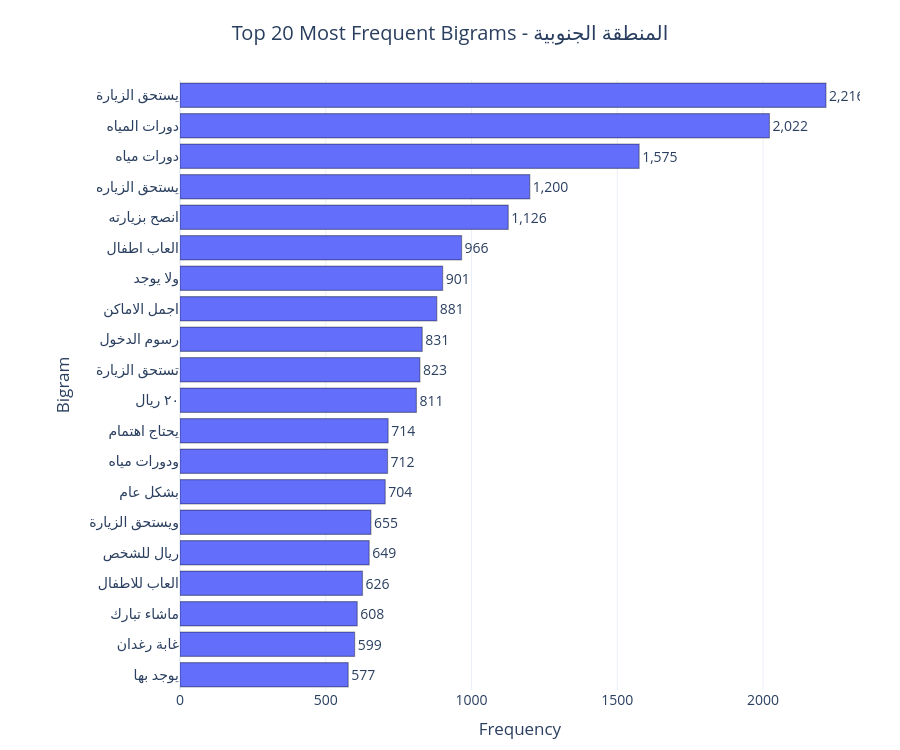
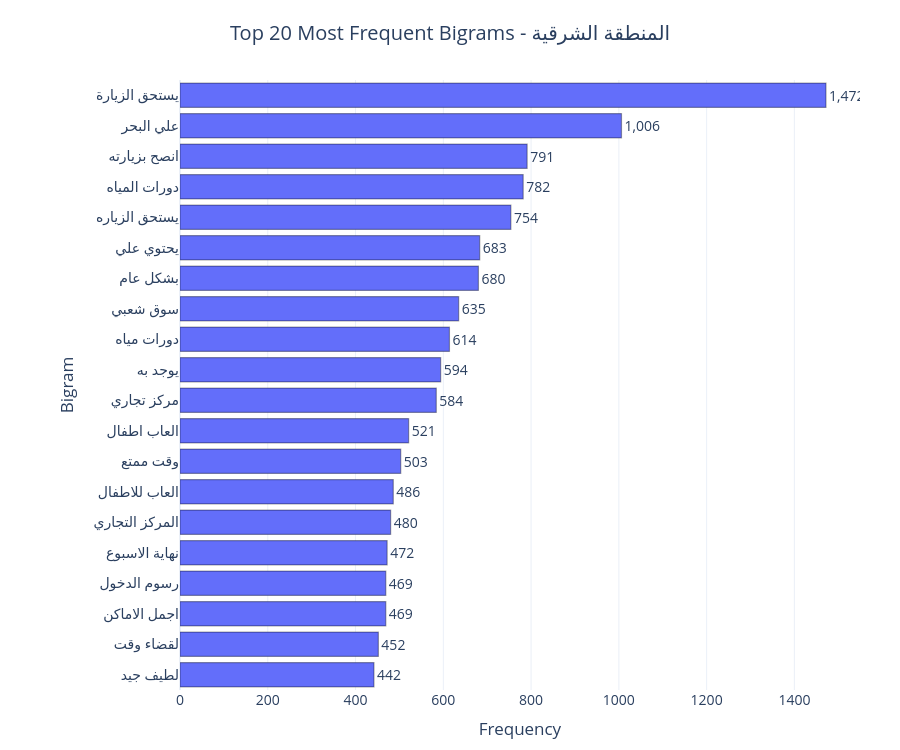
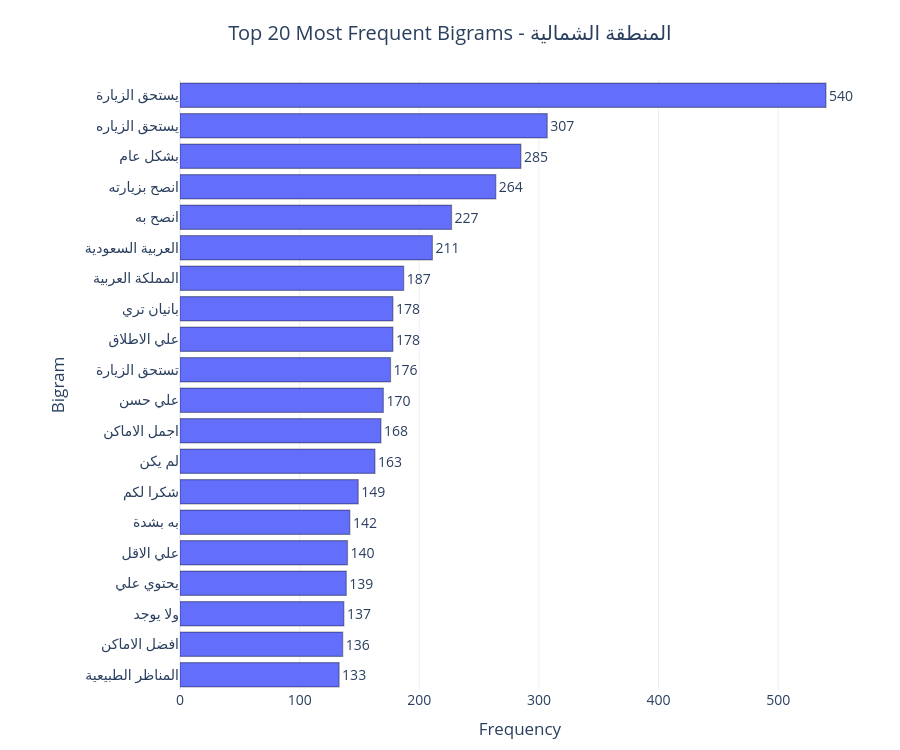
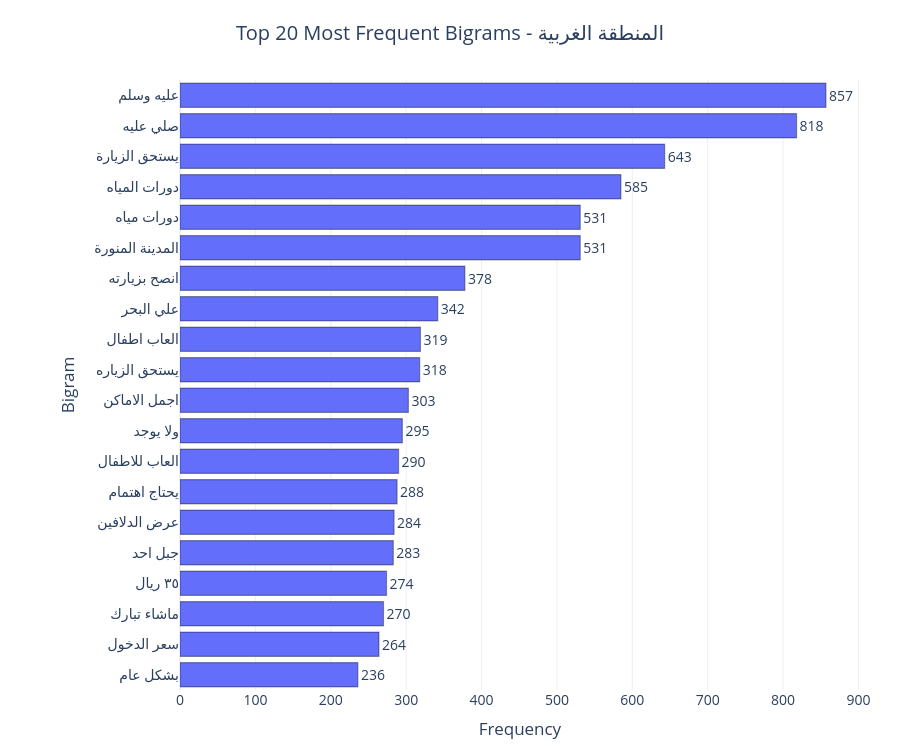

Here is the notebook cell these charts were saved with, in order:
### Markdown cell above
### **Top Bigrams**

### Code cell
import re
import pandas as pd
import plotly.graph_objects as go
from sklearn.feature_extraction.text import CountVectorizer

# =========================================================
# SETTINGS
# =========================================================
TEXT_COL = "Text_Base"
TOP_N = 20

# =========================================================
# 1) تحديد عمود المنطقة
# =========================================================
if "macro_region" in gm_df.columns:
    REGION_COL = "macro_region"
elif "region" in gm_df.columns:
    REGION_COL = "region"
else:
    raise ValueError("No region column found. Expected 'macro_region' or 'region'.")

# =========================================================
# 2) تنظيف اسم المنطقة
# =========================================================
PAREN_RE = re.compile(r"\((.*?)\)")

def clean_region_name(region_name: str) -> str:
    region_name = str(region_name).strip()
    m = PAREN_RE.search(region_name)
    if m:
        return m.group(1).strip()
    return region_name

gm_df["region_clean"] = gm_df[REGION_COL].astype(str).apply(clean_region_name)

# =========================================================
# 3) قوائم الاستبعاد
# =========================================================
AR_STOPWORDS = set("""
و في من على الى إلى عن مع ما لا نعم بس لكن او أو اذا إذا ان إن انه إنها هذا هذه ذلك تلك ثم
جدا جدًا مرة مرا كل كان كانت يكون تكون كانوا يكونون عند عنده عندها عندهم فيه فيها هنا هناك
كما ايضا أيضًا فقط قد بعد قبل بين حتى ضمن حول تحت فوق داخل خارج الذي التي الذين اللواتي
له لها لهم هن يا أي اي أم بل حيث حيثما فقط جدا جداً مرة مره شيء شي
الخ ال بعد قبل اكثر أقل أكثرها أقلها
""".split())

RELIGIOUS_EXCLUDE = set("""
الله لله بالله والله تالله اللهم إله الاله الإله ربي رب الرب ياالله يااللهم
""".split())

GENERIC_EXCLUDE = set("""
مكان المكان جدا جداً مره مرة شيء شي اليوم امس بكرا ايضا أيضًا بصراحة الصراحه مررره
اللي الي انه انها أنهم انهن هذي هذيك هذه هذا هناك هنا كله كلها كلهم
جميل جميلة ممتاز ممتازة رائع رائعة روعة سيء سيئة حلو حلوة
""".split())

ALL_EXCLUDE = AR_STOPWORDS | RELIGIOUS_EXCLUDE | GENERIC_EXCLUDE

# =========================================================
# 4) دوال تنظيف النص
# =========================================================
def keep_arabic_only(token: str) -> str:
    return "".join(ch for ch in str(token) if '\u0600' <= ch <= '\u06FF')

def clean_text_for_bigrams(text: str) -> str:
    tokens = str(text).split()
    cleaned_tokens = []

    for tok in tokens:
        tok = keep_arabic_only(tok).strip()

        if len(tok) < 2:
            continue
        if tok in ALL_EXCLUDE:
            continue
        if tok in {"ال", "وال", "بال", "لل", "ثم", "قد", "او", "أي", "اي", "هذا", "هذه", "ذلك", "التي", "الذي"}:
            continue

        cleaned_tokens.append(tok)

    return " ".join(cleaned_tokens)

# =========================================================
# 5) استخراج Top Bigrams لمنطقة واحدة
# =========================================================
def extract_top_bigrams_for_region(df_region: pd.DataFrame, text_col: str, top_n: int = 20) -> pd.DataFrame:
    texts = df_region[text_col].dropna().astype(str)

    # تنظيف النصوص
    cleaned_texts = texts.apply(clean_text_for_bigrams)
    cleaned_texts = cleaned_texts[cleaned_texts.str.strip() != ""]

    if cleaned_texts.empty:
        return pd.DataFrame(columns=["bigram", "frequency"])

    vectorizer = CountVectorizer(
        ngram_range=(2, 2),
        max_features=top_n,
        token_pattern=r"(?u)\b\w+\b"
    )

    X = vectorizer.fit_transform(cleaned_texts)

    bigrams = vectorizer.get_feature_names_out()
    counts = X.sum(axis=0).A1

    bigrams_df = pd.DataFrame({
        "bigram": bigrams,
        "frequency": counts
    }).sort_values("frequency", ascending=False)

    return bigrams_df

# =========================================================
# 6) رسم شارت تفاعلي
# =========================================================
def plot_region_bigrams_interactive(bigrams_df: pd.DataFrame, region_name: str):
    if bigrams_df.empty:
        print(f"No bigrams available for region: {region_name}")
        return

    plot_df = bigrams_df.sort_values("frequency", ascending=True).copy()

    fig = go.Figure()

    fig.add_trace(go.Bar(
        x=plot_df["frequency"],
        y=plot_df["bigram"],
        orientation="h",
        text=plot_df["frequency"].apply(lambda x: f"{x:,}"),
        textposition="outside",
        hovertemplate=
        "<b>Bigram:</b> %{y}<br>" +
        "<b>Frequency:</b> %{x:,}<extra></extra>",
        marker=dict(
            line=dict(width=1.2, color="rgba(0,0,0,0.35)")
        )
    ))

    fig.update_layout(
        title=f"Top {TOP_N} Most Frequent Bigrams - {region_name}",
        title_x=0.5,
        template="plotly_white",
        xaxis_title="Frequency",
        yaxis_title="Bigram",
        height=750,
        font=dict(size=14),
        margin=dict(l=180, r=40, t=80, b=60)
    )

    fig.update_xaxes(showgrid=True)
    fig.update_yaxes(showgrid=False)

    fig.show()

# =========================================================
# 7) تنفيذ الشارت لكل منطقة
# =========================================================
regions = sorted(gm_df["region_clean"].dropna().unique())

print("Regions found:", regions)

for region in regions:
    region_df = gm_df[gm_df["region_clean"] == region].copy()

    bigrams_df = extract_top_bigrams_for_region(
        region_df,
        text_col=TEXT_COL,
        top_n=TOP_N
    )

    print(f"\nRegion: {region}")
    print(bigrams_df.head(10))

    plot_region_bigrams_interactive(bigrams_df, region)

### Figure 1 — Plotly figure (JSON) as saved in the notebook; plotly's stock layout.template omitted (floating-point values rounded to 4 significant figures)
{"data": [{"hovertemplate": "<b>Bigram:</b> %{y}<br><b>Frequency:</b> %{x:,}<extra></extra>", "marker": {"line": {"color": "rgba(0,0,0,0.35)", "width": 1.2}}, "orientation": "h", "text": ["577", "599", "608", "626", "649", "655", "704", "712", "714", "811", "823", "831", "881", "901", "966", "1,126", "1,200", "1,575", "2,022", "2,216"], "textposition": "outside", "type": "bar", "x": [577, 599, 608, 626, 649, 655, 704, 712, 714, 811, 823, 831, 881, 901, 966, 1126, 1200, 1575, 2022, 2216], "y": ["يوجد بها", "غابة رغدان", "ماشاء تبارك", "العاب للاطفال", "ريال للشخص", "ويستحق الزيارة", "بشكل عام", "ودورات مياه", "يحتاج اهتمام", "٢٠ ريال", "تستحق الزيارة", "رسوم الدخول", "اجمل الاماكن", "ولا يوجد", "العاب اطفال", "انصح بزيارته", "يستحق الزياره", "دورات مياه", "دورات المياه", "يستحق الزيارة"]}], "layout": {"font": {"size": 14}, "height": 750, "margin": {"b": 60, "l": 180, "r": 40, "t": 80}, "title": {"text": "Top 20 Most Frequent Bigrams - المنطقة الجنوبية", "x": 0.5}, "xaxis": {"showgrid": true, "title": {"text": "Frequency"}}, "yaxis": {"showgrid": false, "title": {"text": "Bigram"}}}}

### Figure 2 — Plotly figure (JSON) as saved in the notebook; plotly's stock layout.template omitted (floating-point values rounded to 4 significant figures)
{"data": [{"hovertemplate": "<b>Bigram:</b> %{y}<br><b>Frequency:</b> %{x:,}<extra></extra>", "marker": {"line": {"color": "rgba(0,0,0,0.35)", "width": 1.2}}, "orientation": "h", "text": ["442", "452", "469", "469", "472", "480", "486", "503", "521", "584", "594", "614", "635", "680", "683", "754", "782", "791", "1,006", "1,472"], "textposition": "outside", "type": "bar", "x": [442, 452, 469, 469, 472, 480, 486, 503, 521, 584, 594, 614, 635, 680, 683, 754, 782, 791, 1006, 1472], "y": ["لطيف جيد", "لقضاء وقت", "اجمل الاماكن", "رسوم الدخول", "نهاية الاسبوع", "المركز التجاري", "العاب للاطفال", "وقت ممتع", "العاب اطفال", "مركز تجاري", "يوجد به", "دورات مياه", "سوق شعبي", "بشكل عام", "يحتوي علي", "يستحق الزياره", "دورات المياه", "انصح بزيارته", "علي البحر", "يستحق الزيارة"]}], "layout": {"font": {"size": 14}, "height": 750, "margin": {"b": 60, "l": 180, "r": 40, "t": 80}, "title": {"text": "Top 20 Most Frequent Bigrams - المنطقة الشرقية", "x": 0.5}, "xaxis": {"showgrid": true, "title": {"text": "Frequency"}}, "yaxis": {"showgrid": false, "title": {"text": "Bigram"}}}}

### Figure 3 — Plotly figure (JSON) as saved in the notebook; plotly's stock layout.template omitted (floating-point values rounded to 4 significant figures)
{"data": [{"hovertemplate": "<b>Bigram:</b> %{y}<br><b>Frequency:</b> %{x:,}<extra></extra>", "marker": {"line": {"color": "rgba(0,0,0,0.35)", "width": 1.2}}, "orientation": "h", "text": ["133", "136", "137", "139", "140", "142", "149", "163", "168", "170", "176", "178", "178", "187", "211", "227", "264", "285", "307", "540"], "textposition": "outside", "type": "bar", "x": [133, 136, 137, 139, 140, 142, 149, 163, 168, 170, 176, 178, 178, 187, 211, 227, 264, 285, 307, 540], "y": ["المناظر الطبيعية", "افضل الاماكن", "ولا يوجد", "يحتوي علي", "علي الاقل", "به بشدة", "شكرا لكم", "لم يكن", "اجمل الاماكن", "علي حسن", "تستحق الزيارة", "علي الاطلاق", "بانيان تري", "المملكة العربية", "العربية السعودية", "انصح به", "انصح بزيارته", "بشكل عام", "يستحق الزياره", "يستحق الزيارة"]}], "layout": {"font": {"size": 14}, "height": 750, "margin": {"b": 60, "l": 180, "r": 40, "t": 80}, "title": {"text": "Top 20 Most Frequent Bigrams - المنطقة الشمالية", "x": 0.5}, "xaxis": {"showgrid": true, "title": {"text": "Frequency"}}, "yaxis": {"showgrid": false, "title": {"text": "Bigram"}}}}

### Figure 4 — Plotly figure (JSON) as saved in the notebook; plotly's stock layout.template omitted (floating-point values rounded to 4 significant figures)
{"data": [{"hovertemplate": "<b>Bigram:</b> %{y}<br><b>Frequency:</b> %{x:,}<extra></extra>", "marker": {"line": {"color": "rgba(0,0,0,0.35)", "width": 1.2}}, "orientation": "h", "text": ["236", "264", "270", "274", "283", "284", "288", "290", "295", "303", "318", "319", "342", "378", "531", "531", "585", "643", "818", "857"], "textposition": "outside", "type": "bar", "x": [236, 264, 270, 274, 283, 284, 288, 290, 295, 303, 318, 319, 342, 378, 531, 531, 585, 643, 818, 857], "y": ["بشكل عام", "سعر الدخول", "ماشاء تبارك", "٣٥ ريال", "جبل احد", "عرض الدلافين", "يحتاج اهتمام", "العاب للاطفال", "ولا يوجد", "اجمل الاماكن", "يستحق الزياره", "العاب اطفال", "علي البحر", "انصح بزيارته", "المدينة المنورة", "دورات مياه", "دورات المياه", "يستحق الزيارة", "صلي عليه", "عليه وسلم"]}], "layout": {"font": {"size": 14}, "height": 750, "margin": {"b": 60, "l": 180, "r": 40, "t": 80}, "title": {"text": "Top 20 Most Frequent Bigrams - المنطقة الغربية", "x": 0.5}, "xaxis": {"showgrid": true, "title": {"text": "Frequency"}}, "yaxis": {"showgrid": false, "title": {"text": "Bigram"}}}}
